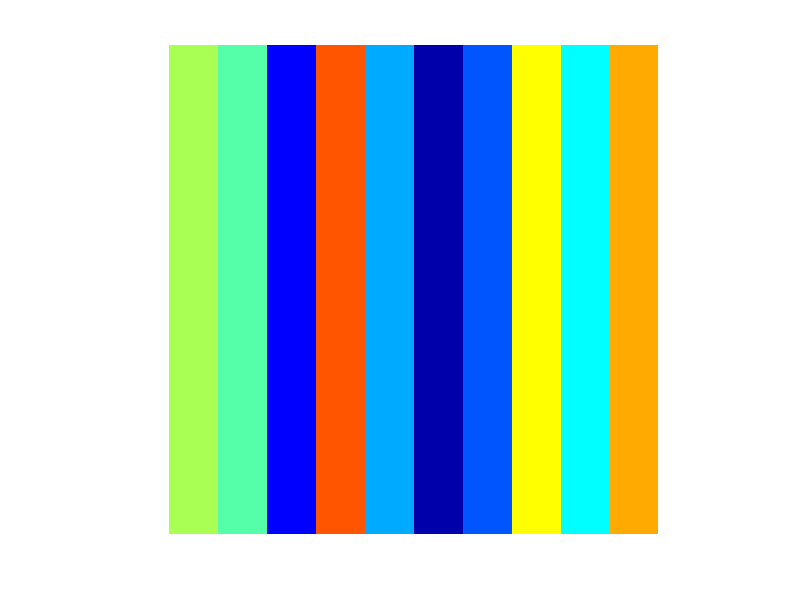

Recreate this plot in MATLAB. (Note: this script raises an error after producing the figure.)
%%% RemoteDataToolbox Copyright (c) 2015 The RemoteDataToolbox Team.
%
% This is a tutorial for working with the Remote Data Toolbox.
%
% This script shows how you might generate some data as part of a project
% and publish that data as an artifact to the project's Maven repository.
%
% This script uses a JSON file to configure the Remote Data Toolbox with
% things like the Url of the project's Maven repository.  This simplifies
% various calls to the Remote Data Toolbox functions.
%
% You probably don't want to store your project's repository credentials in
% a JSON file, because others would be able to read it.  So before
% publishing data, this script will prompt you to enter a password into a
% dialog window.  For this demo, use the user name "demo" and password
% "pa55w0rd".
%
% See the rdtExampleProjectReadData.m to see how to read data that's
% already been published.
%
% @ingroup examples

clear;
clc;

%% Generate an image.

% generate some random data and save it as an image.
row = 1 + floor((0:499) / 50);
indexes = repmat(row, 500, 1);
colors = jet(10);
colors = colors(randperm(10), :);
imageFile = fullfile(tempdir(), 'my-image.png');
imwrite(indexes, colors, imageFile, 'png');

% view the image
imshow(imageFile)

%% Get repository configuration and credentials.

% cd to "project" folder so RemodeDataToolbox can locate JSON configuration
thisFolder = fileparts(which('rdtExampleProjectPublishData'));
cd(thisFolder);

% enter credentials (demo:pa55w0rd) to complete the configuration
configuration = rdtCredentialsDialog();

%% Publish the image as an artifact.

% each artifact must belong to a group, which is like a folder
groupId = 'project-demo';

% each artifact must have an artifactId, which is like a file name
artifactId = 'demo-image';

% each artifact must have a version, the default is version '1'
version = '42';

% supply the configuration, which now contains publishing credentials
artifact = rdtPublishArtifact(imageFile, ...
    groupId, ...
    artifactId, ...
    version, ...
    configuration);

%% See metadata about the new artifact!
disp(artifact)

%% Visit the new artifact on the web!

% you may need to enter your credentials again (demo:pa55w0rd)
web(artifact.url, '-browser')
